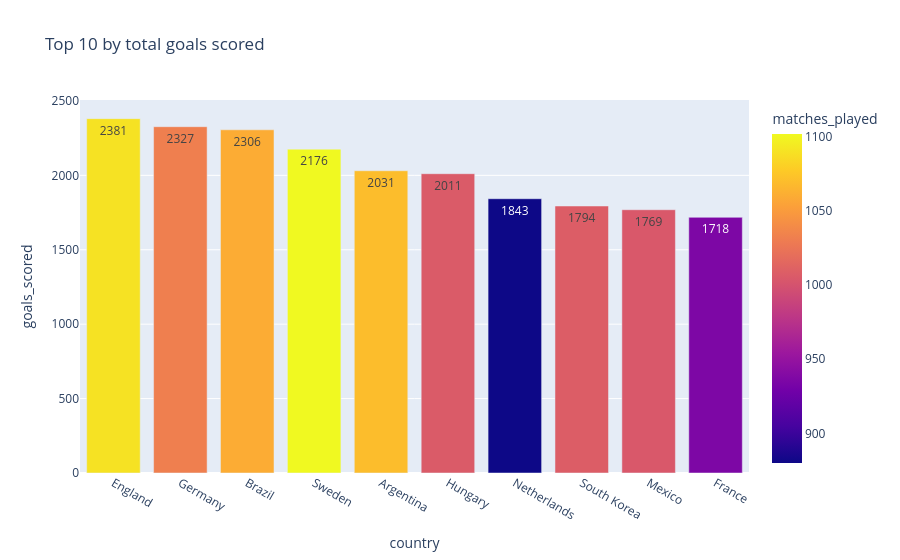

The cell this chart's notebook holds for it:
### Markdown cell above
---
## 3: Attacking Performance Analysis

Which nations have been the most prolific scorers across international football history?

### Code cell
# Top 10 by total goals scored
top_scorers = country_qualified.nlargest(10, 'goals_scored')[['country', 'goals_scored', 'matches_played', 'goals_per_match']]
print('Top 10 — Most Goals Scored:')
top_scorers.reset_index(drop=True)

# Plot 
fig = px.bar(
    top_scorers,
    x='country',
    y='goals_scored',
    text = 'goals_scored',
    color='matches_played',
    hover_data=['country', 'goals_scored', 'matches_played', 'goals_per_match'],
    title='Top 10 by total goals scored'
)
fig.show()

### Figure 1 — Plotly figure (JSON) as saved in the notebook; plotly's stock layout.template omitted (floating-point values rounded to 4 significant figures)
{"data": [{"alignmentgroup": "True", "hovertemplate": "country=%{x}<br>goals_scored=%{text}<br>matches_played=%{marker.color}<extra></extra>", "legendgroup": "", "marker": {"color": [1090, 1032, 1060, 1102, 1070, 1006, 880, 1008, 1004, 936], "coloraxis": "coloraxis", "pattern": {"shape": ""}}, "name": "", "offsetgroup": "", "orientation": "v", "showlegend": false, "text": [2381, 2327, 2306, 2176, 2031, 2011, 1843, 1794, 1769, 1718], "textposition": "auto", "type": "bar", "x": ["England", "Germany", "Brazil", "Sweden", "Argentina", "Hungary", "Netherlands", "South Korea", "Mexico", "France"], "xaxis": "x", "y": [2381, 2327, 2306, 2176, 2031, 2011, 1843, 1794, 1769, 1718], "yaxis": "y"}], "layout": {"barmode": "relative", "coloraxis": {"colorbar": {"title": {"text": "matches_played"}}, "colorscale": [[0, "#0d0887"], [0.1111, "#46039f"], [0.2222, "#7201a8"], [0.3333, "#9c179e"], [0.4444, "#bd3786"], [0.5556, "#d8576b"], [0.6667, "#ed7953"], [0.7778, "#fb9f3a"], [0.8889, "#fdca26"], [1, "#f0f921"]]}, "legend": {"tracegroupgap": 0}, "title": {"text": "Top 10 by total goals scored"}, "xaxis": {"anchor": "y", "domain": [0, 1], "title": {"text": "country"}}, "yaxis": {"anchor": "x", "domain": [0, 1], "title": {"text": "goals_scored"}}}}
